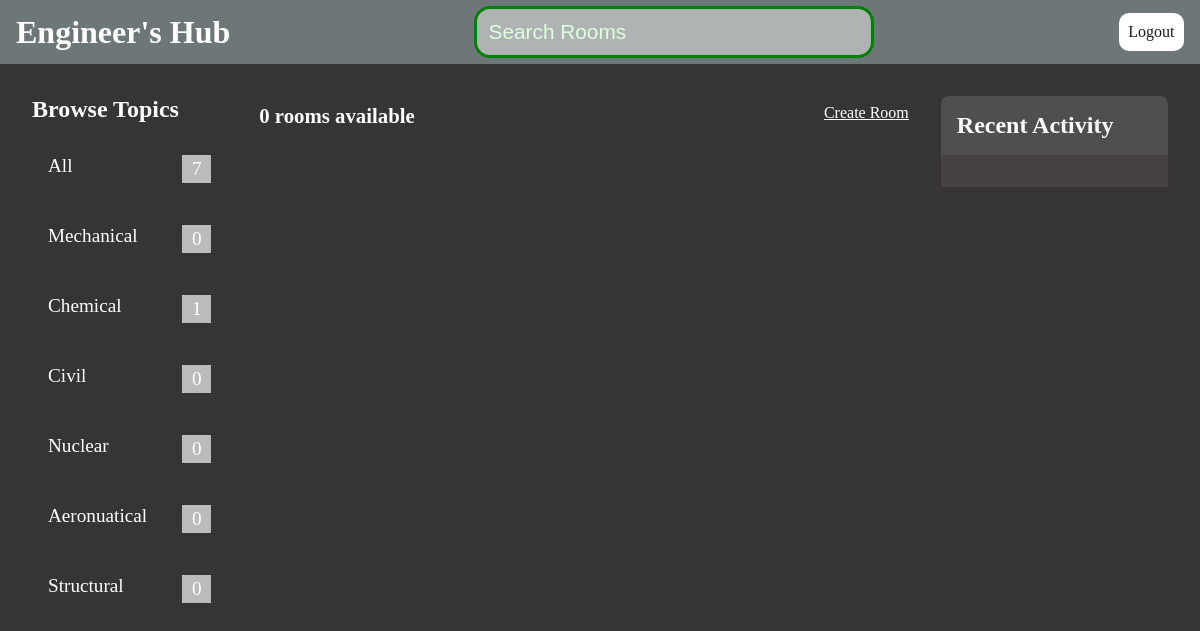
The page /rooms/?q=Mechanical on the database its author committed.
### handle_app/models.py (models this page shows, shortened)
class Topic(models.Model):
    name = models.CharField(max_length=200)

### handle_app/views.py (the view)
# urls.py: path('rooms/', views.roomsPage, name='rooms'),
def roomsPage(request):
    q = request.GET.get('q') if request.GET.get('q') is not None else ''
    rooms = Room.objects.filter(
        Q(topic__name__contains=q) |
        Q(name__icontains=q) |
        Q(description__icontains=q)
    )
    topics = Topic.objects.all()
    room_messages = Message.objects.filter(Q(room__topic__name__icontains=q))
    room_count = rooms.count()
    p = Paginator(rooms, 2)
    page_number = request.GET.get('page')
    try:
        page_obj = p.get_page(page_number)  # returns the desired page object
    except PageNotAnInteger:
        page_obj = p.page(1)
    except EmptyPage:
        page_obj = p.page(p.num_pages)
    context = {
        'page_obj': page_obj,
        'rooms': rooms,
        'topics': topics,
        'room_count': room_count,
        'room_messages': room_messages,
    }
    return render(request, 'handle/rooms.html', context)

### handle_app/templates/handle/rooms.html (shortened to what this page needs)
<!DOCTYPE html>
{% load static %}
<html lang="en">
<head>
    <link rel="stylesheet" href="{% static 'handles/rooms.css' %}">
</head>
<body>
    <header>
        <h1>Engineer's Hub</h1>
        <form method="get" action="{% url 'rooms' %}">
            <input type="text" name="q" placeholder="Search Rooms">
        </form>
        <a href="{% url 'logout' %}">Logout</a>
    </header>
    <main>
        <section class="topics">
            {% include 'handle/includes/topics.html' %}
        </section>
        <section class="feed">
            <article class="feed_title">
                <h5>{{ room_count }} rooms available</h5>
                <a href="{% url 'create-room' %}">Create Room</a>
            </article>
        </section>
        <section class="activities">
            {% include 'handle/includes/activity.html' %}
        </section>
    </main>
</body>
</html>

### handle_app/templates/handle/includes/topics.html
<h1>Browse Topics</h1>
<article class="topics_loop">
    <p class="count_container"><a href="{% url 'rooms' %}">All <span class="topics_number">{{ topics.count |add:1 }}</span></a></p>
    {% for topic in topics %}
        <p class="count_container"><a href="{% url 'rooms' %}?q={{ topic.name }}">{{ topic.name }} <span class="topics_number">{{ topic.room_topic.all.count }}</span></a></p>
    {% endfor %}
</article>

### handle_app/static/handles/rooms.css (style rules this page uses)
*, *::before, *::after { margin: 0; padding: 0; box-sizing: border-box; }
body { background-color: #363434; }
header { background-color: #6e7777; height: 4rem; padding: 1rem; display: flex; justify-content: space-between; align-items: center; }
header h1 { color: white; }
header input { width: 25rem; padding: 0.7rem; border-radius: 1rem; background-color: rgba(220, 220, 220, 0.6); caret-color: #ddffdd; color: #ddffdd; outline: none; border: 3px solid green; font-size: 1.3rem; }
header input::placeholder { color: #ddffdd; }
header a { color: #1b1b1b; padding: 0.6rem; border-radius: 10px; background-color: white; text-decoration: none; }
main { display: grid; grid-template-columns: 1fr 3fr 1fr; padding: 2rem; }
.topics h1 { color: white; font-size: 1.5rem; margin-bottom: 1rem; }
.topics_loop { padding: 1rem; display: flex; flex-direction: column; justify-content: space-evenly; gap: 3rem; }
.topics_loop a { color: white; text-decoration: none; font-size: 1.2rem; }
.feed { padding: 0.5rem 2rem 1rem 0; }
.feed h5 { color: white; font-size: 1.3rem; }
.feed_title { display: flex; justify-content: space-between; }
.feed_title a { color: white; }
.count_container { position: relative; }
.topics_number { position: absolute; right: 2rem; background-color: #bbbbbb; padding: 0.2rem 0.6rem; }

### rows shown on the page
Topic: name "Mechanical", room_topic.all.count "0"
Topic: name "Chemical", room_topic.all.count "1"
Topic: name "Civil", room_topic.all.count "0"
Topic: name "Nuclear", room_topic.all.count "0"
Topic: name "Aeronuatical", room_topic.all.count "0"
Topic: name "Structural", room_topic.all.count "0"

### other values the page prints
{{ topics.count |add:1 }} "7"
{{ room_count }} "0"
